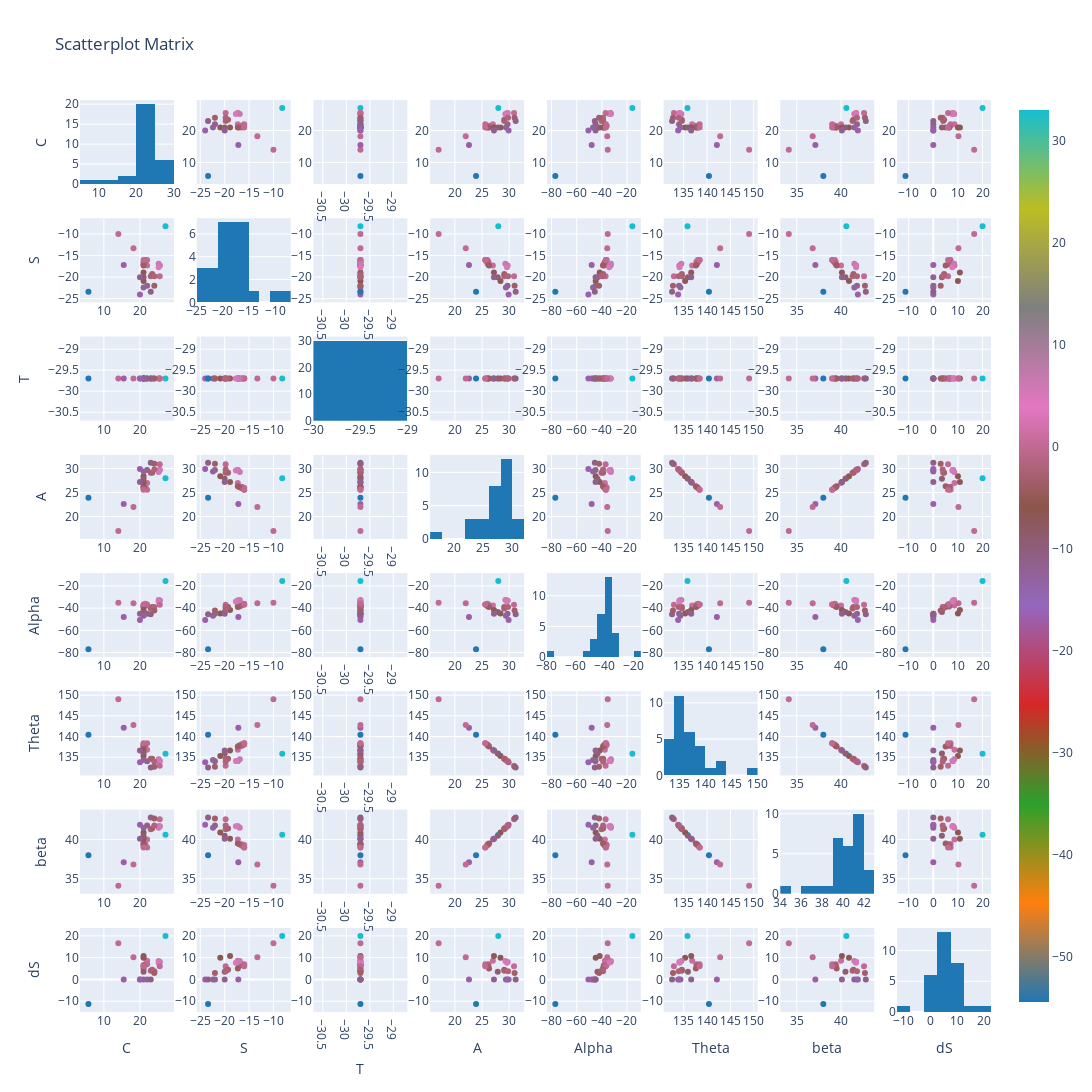

Here is the notebook cell this chart was saved with:
### Code cell
figure = ff.create_scatterplotmatrix(
df[['C','S','T','A','Alpha','Theta','beta','dC','dS']],
width=2000, height=2000,    
diag='histogram',
index='dC')
plot(figure, filename='plotly_scatterplot_dC.html')
figure.show()
